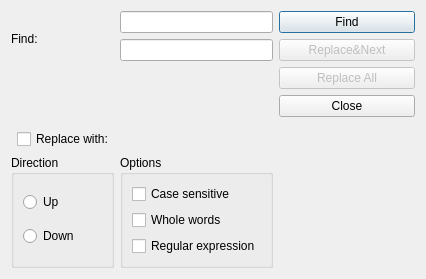
<?xml version="1.0" encoding="UTF-8"?>
<ui version="4.0">
 <class>find2</class>
 <widget class="QDialog" name="find2">
  <property name="geometry">
   <rect>
    <x>0</x>
    <y>0</y>
    <width>426</width>
    <height>279</height>
   </rect>
  </property>
  <property name="windowTitle">
   <string>Dialog</string>
  </property>
  <layout class="QGridLayout" name="gridLayout_3">
   <item row="0" column="2">
    <widget class="QLineEdit" name="lineFind"/>
   </item>
   <item row="4" column="1">
    <widget class="QCheckBox" name="checkReplace">
     <property name="text">
      <string>Replace with:</string>
     </property>
    </widget>
   </item>
   <item row="1" column="2">
    <widget class="QLineEdit" name="lineReplace">
     <property name="enabled">
      <bool>true</bool>
     </property>
    </widget>
   </item>
   <item row="5" column="3">
    <spacer name="horizontalSpacer">
     <property name="orientation">
      <enum>Qt::Horizontal</enum>
     </property>
     <property name="sizeHint" stdset="0">
      <size>
       <width>101</width>
       <height>20</height>
      </size>
     </property>
    </spacer>
   </item>
   <item row="0" column="3" rowspan="5">
    <layout class="QVBoxLayout" name="verticalLayout">
     <item>
      <widget class="QPushButton" name="pushFind">
       <property name="text">
        <string>Find</string>
       </property>
      </widget>
     </item>
     <item>
      <widget class="QPushButton" name="pushReplaceAndNext">
       <property name="enabled">
        <bool>false</bool>
       </property>
       <property name="text">
        <string extracomment="The sign &quot;&amp;&amp;&quot; means &quot;&amp;&quot; (&quot;AND&quot;). So the button name means &quot;Replace the found text and search again&quot;">Replace&amp;&amp;Next</string>
       </property>
      </widget>
     </item>
     <item>
      <widget class="QPushButton" name="pushReplaceAll">
       <property name="enabled">
        <bool>false</bool>
       </property>
       <property name="text">
        <string>Replace All</string>
       </property>
      </widget>
     </item>
     <item>
      <widget class="QPushButton" name="pushClose">
       <property name="text">
        <string>Close</string>
       </property>
      </widget>
     </item>
     <item>
      <spacer name="verticalSpacer">
       <property name="orientation">
        <enum>Qt::Vertical</enum>
       </property>
       <property name="sizeHint" stdset="0">
        <size>
         <width>20</width>
         <height>0</height>
        </size>
       </property>
      </spacer>
     </item>
    </layout>
   </item>
   <item row="5" column="0" rowspan="2" colspan="2">
    <widget class="QGroupBox" name="groupBox">
     <property name="title">
      <string>Direction</string>
     </property>
     <layout class="QGridLayout" name="gridLayout">
      <item row="0" column="0">
       <widget class="QRadioButton" name="radioUp">
        <property name="text">
         <string>Up</string>
        </property>
       </widget>
      </item>
      <item row="1" column="0">
       <widget class="QRadioButton" name="radioDown">
        <property name="text">
         <string>Down</string>
        </property>
       </widget>
      </item>
     </layout>
    </widget>
   </item>
   <item row="5" column="2" rowspan="2">
    <widget class="QGroupBox" name="groupBox_2">
     <property name="title">
      <string>Options</string>
     </property>
     <layout class="QGridLayout" name="gridLayout_2">
      <item row="0" column="0">
       <widget class="QCheckBox" name="checkCs">
        <property name="text">
         <string>Case sensitive</string>
        </property>
       </widget>
      </item>
      <item row="1" column="0">
       <widget class="QCheckBox" name="checkWhole">
        <property name="text">
         <string>Whole words</string>
        </property>
       </widget>
      </item>
      <item row="2" column="0">
       <widget class="QCheckBox" name="checkRegexp">
        <property name="text">
         <string>Regular expression</string>
        </property>
       </widget>
      </item>
     </layout>
    </widget>
   </item>
   <item row="0" column="0" rowspan="3" colspan="2">
    <layout class="QVBoxLayout" name="verticalLayout_2">
     <item>
      <widget class="QLabel" name="label">
       <property name="text">
        <string>Find:</string>
       </property>
      </widget>
     </item>
    </layout>
   </item>
   <item row="3" column="1">
    <spacer name="verticalSpacer_2">
     <property name="orientation">
      <enum>Qt::Vertical</enum>
     </property>
     <property name="sizeHint" stdset="0">
      <size>
       <width>20</width>
       <height>85</height>
      </size>
     </property>
    </spacer>
   </item>
  </layout>
 </widget>
 <resources/>
 <connections/>
</ui>
